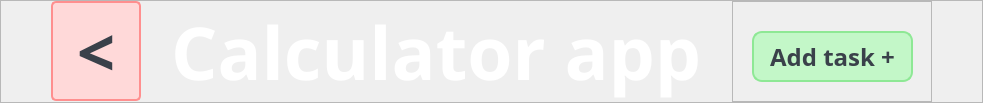
     <widget class="QFrame" name="head">
      <property name="minimumSize">
       <size>
        <width>620</width>
        <height>90</height>
       </size>
      </property>
      <property name="styleSheet">
       <string notr="true"/>
      </property>
      <property name="frameShape">
       <enum>QFrame::StyledPanel</enum>
      </property>
      <property name="frameShadow">
       <enum>QFrame::Raised</enum>
      </property>
      <layout class="QHBoxLayout" name="horizontalLayout">
       <property name="spacing">
        <number>30</number>
       </property>
       <property name="leftMargin">
        <number>50</number>
       </property>
       <property name="topMargin">
        <number>0</number>
       </property>
       <property name="rightMargin">
        <number>50</number>
       </property>
       <property name="bottomMargin">
        <number>0</number>
       </property>
       <item>
        <widget class="QPushButton" name="back_button">
         <property name="minimumSize">
          <size>
           <width>90</width>
           <height>90</height>
          </size>
         </property>
         <property name="maximumSize">
          <size>
           <width>16777215</width>
           <height>100</height>
          </size>
         </property>
         <property name="font">
          <font>
           <family>Impact</family>
           <pointsize>50</pointsize>
           <bold>true</bold>
          </font>
         </property>
         <property name="cursor">
          <cursorShape>PointingHandCursor</cursorShape>
         </property>
         <property name="toolTip">
          <string>Login</string>
         </property>
         <property name="styleSheet">
          <string notr="true">border: 2px solid #ff8f8f;
border-radius: 5px;
background: #ffd9d9;
color: #3a414a;</string>
         </property>
         <property name="text">
          <string>&lt;</string>
         </property>
        </widget>
       </item>
       <item>
        <widget class="QLabel" name="title">
         <property name="sizePolicy">
          <sizepolicy hsizetype="Expanding" vsizetype="Preferred">
           <horstretch>100</horstretch>
           <verstretch>100</verstretch>
          </sizepolicy>
         </property>
         <property name="font">
          <font>
           <family>Leelawadee</family>
           <pointsize>55</pointsize>
           <bold>true</bold>
          </font>
         </property>
         <property name="styleSheet">
          <string notr="true">color: #ffffff</string>
         </property>
         <property name="text">
          <string>Calculator app</string>
         </property>
        </widget>
       </item>
       <item>
        <widget class="QFrame" name="add_task_frame">
         <property name="minimumSize">
          <size>
           <width>200</width>
           <height>0</height>
          </size>
         </property>
         <property name="frameShape">
          <enum>QFrame::StyledPanel</enum>
         </property>
         <property name="frameShadow">
          <enum>QFrame::Raised</enum>
         </property>
         <widget class="QPushButton" name="add_task_button">
          <property name="geometry">
           <rect>
            <x>20</x>
            <y>30</y>
            <width>161</width>
            <height>51</height>
           </rect>
          </property>
          <property name="minimumSize">
           <size>
            <width>0</width>
            <height>0</height>
           </size>
          </property>
          <property name="maximumSize">
           <size>
            <width>16777215</width>
            <height>100</height>
           </size>
          </property>
          <property name="font">
           <font>
            <family>Leelawadee</family>
            <pointsize>18</pointsize>
            <bold>true</bold>
           </font>
          </property>
          <property name="cursor">
           <cursorShape>PointingHandCursor</cursorShape>
          </property>
          <property name="toolTip">
           <string>Login</string>
          </property>
          <property name="styleSheet">
           <string notr="true">border: 2px solid #8ee895;
border-radius: 10px;
background: #c3f7c8;
color: #3a414a;</string>
          </property>
          <property name="text">
           <string>Add task +</string>
          </property>
         </widget>
        </widget>
       </item>
      </layout>
     </widget>
